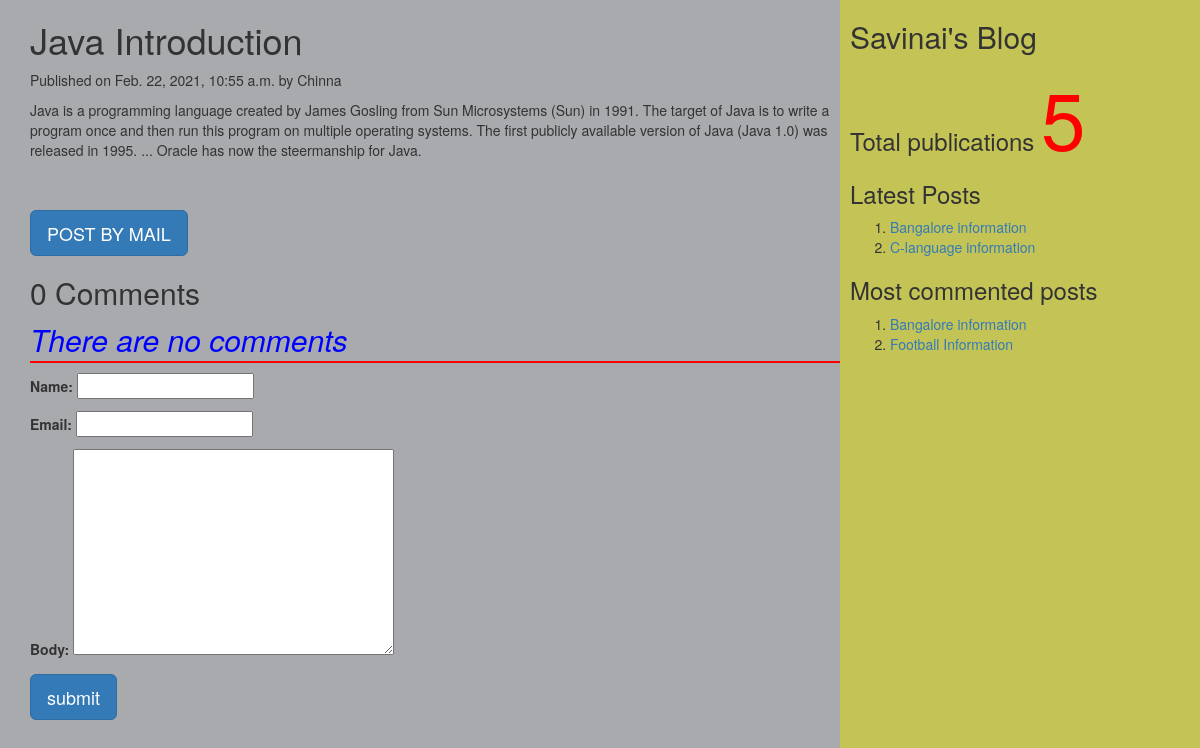
The app's page /2021/02/22/java-introduction/ with its own data.
### myApp/models.py (models this page shows, shortened)
class Post(models.Model):
    tags = TaggableManager()
    STATUS_CHOICE=(('draft', 'Draft'),('published', 'Published'))
    title=models.CharField(max_length=200)
    slug=models.SlugField(max_length=50, unique_for_date='publish')
    author=models.ForeignKey(User, related_name='blog_posts', on_delete=models.CASCADE)
    body=models.TextField()
    publish=models.DateTimeField(default=timezone.now)
    created=models.DateTimeField(auto_now_add=True)
    updated=models.DateTimeField(auto_now=True)
    status=models.CharField(max_length=20, choices=STATUS_CHOICE, default='draft')
    objects=CustomerManager()
    class Meta:
        ordering=('-publish',)
    def get_absolute_url(self):
        return reverse('post_detail', args=[self.publish.year, self.publish.strftime('%m'), self.publish.strftime('%d'), self.slug])

### myApp/views.py (the view, shortened to what this page needs)
# urls.py: url(r'^(?P<year>\d{4})/(?P<month>\d{2})/(?P<day>\d{2})/(?P<post>[-\w]+)/$', views.post_detail_view, name='post_detail'),
def post_detail_view(request, year, month, day, post):
    post=get_object_or_404(Post, slug=post, publish__year=year, publish__month=month, publish__day=day)
    comments = post.comments.filter(active=True)
    csubmit = False
    form=CommentForm()
    d={'post':post, 'form':form, 'csubmit':csubmit, 'comments':comments}
    return render(request, 'myApp/post_detail.html', d)

### myApp/forms.py
class CommentForm(forms.ModelForm):
    class Meta:
        model = Comment
        fields = ('name', 'email','body')

### myApp/models.py (called while the page is built)
    def get_queryset(self):
        return super().get_queryset().filter(status='published')

### myApp/templatetags/mytags.py (called while the page is built)
@register.simple_tag
def total_posts():
    return Post.objects.count()

@register.inclusion_tag('myApp/latest_post.html')
def show_latest_posts(count=3):
    latest_posts=Post.objects.order_by('-publish')[:count]
    return ({'latest_posts':latest_posts})

@register.simple_tag
def get_most_commented_posts(count=2):
    return Post.objects.annotate(total_comments=Count('comments')).order_by('-total_comments')[:count]

### templates/myApp/post_detail.html (shortened to what this page needs)
<!DOCTYPE html>
<html lang="en" dir="ltr">
{% extends 'myApp/parent.html' %}
    {% block content_block %}
    <h1>{{post.title}}</h1>
      <p>Published on {{post.publish}} by {{post.author|title}}</p>
      {{post.body|linebreaks}}<br><br>
      <a href="/{{post.id}}/share" class='btn btn-lg btn-primary'>POST BY MAIL</a>
      {% with comments.count as comments_count %}
      <h2>{{comments_count}} Comment{{comments_count|pluralize}}</h2>
      {% endwith %}
      {% if comments %}
      {% for c in comments %}
      <p><b>Comment {{forloop.counter}} by {{c.name}}</b></p>
      <div>
        {{c.body|linebreaks}}
      </div>
      <hr>
      {% endfor %}
      {% else %}
      <p style='color:blue; font-size:30px; font-style:italic; border-bottom:2px red solid'>There are no comments</p>
      {% endif %}
      {% if csubmit %}
      <h2>Your comment has been added successfully</h2>
      {% else %}
      <form method="post">
        {{form.as_p}}
        <input type="submit" class='btn btn-lg btn-primary' value="submit">
      </form>
      {% endif %}
    {% endblock %}

### templates/myApp/parent.html (shortened to what this page needs)
<!DOCTYPE html>
{%load mytags%}
<html lang="en" dir="ltr">
  <head>
    <link rel="stylesheet" href="https://maxcdn.bootstrapcdn.com/bootstrap/3.3.7/css/bootstrap.min.css">
  </head>
  <body>
    <div class="content" style="width:70%; float:left; background-color:#a8aaad; height:1000px; padding: 0 0 0 30px;">
      {% block content_block %}
      {% endblock %}
    </div>
    <div class="sidebar" style="width:30%; float:right; height:1000px; background-color:#c4c456; padding: 0 0 0 10px">
      <h2>Savinai's Blog</h2>
      <h3>Total publications
        <span style='color:red; font-size:80px'>{%total_posts%}</span>
      </h3>
      <h3>Latest Posts</h3>
      {%show_latest_posts 2%}
      <h3>Most commented posts</h3>
      {% get_most_commented_posts as m %}
      <ol>
        {% for post in m %}
        <li><a href="{{post.get_absolute_url}}">{{post.title}}</a> </li>
        {% endfor %}
      </ol>
    </div>
  </body>
</html>

### templates/myApp/latest_post.html
<!DOCTYPE html>
<html lang="en" dir="ltr">
  <body>
    <ol>
    {% for post in latest_posts %}
    <li><a href="{{post.get_absolute_url}}">{{post.title}}</a></li>
    {% endfor %}
    </ol>
  </body>
</html>

### records on screen
Post: title "Java Introduction", publish "Feb. 22, 2021, 10:55 a.m.", author "Chinna", body "Java is a programming language created by James Gosling from Sun Microsystems (Sun) in 1991. The target of Java is to write a program once and then run this program on multiple operating systems. The first publicly available version of Java (Java 1.0) was released in 1995. ... Oracle has now the steermanship for Java."
Post: title "Bangalore information"
Post: title "C-language information"
Post: title "Football Information"

### other values on screen
{{ comments_count }} "0"
